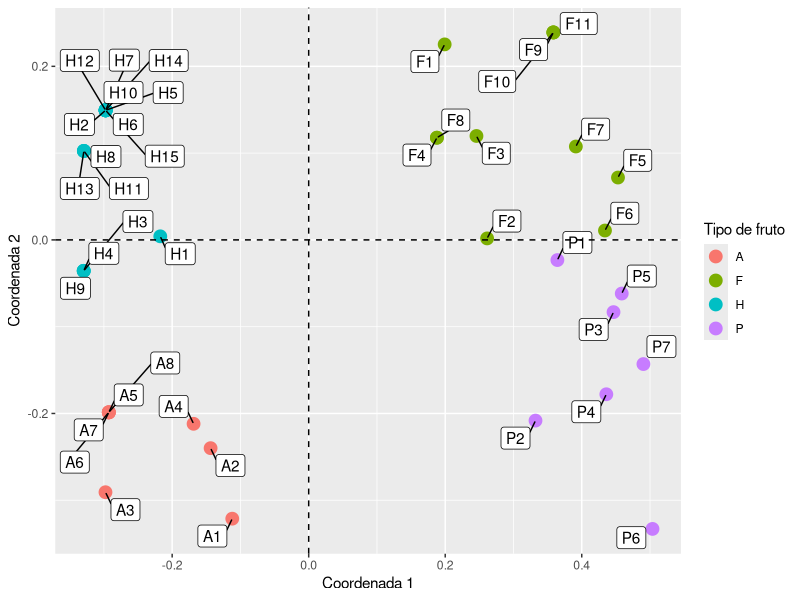
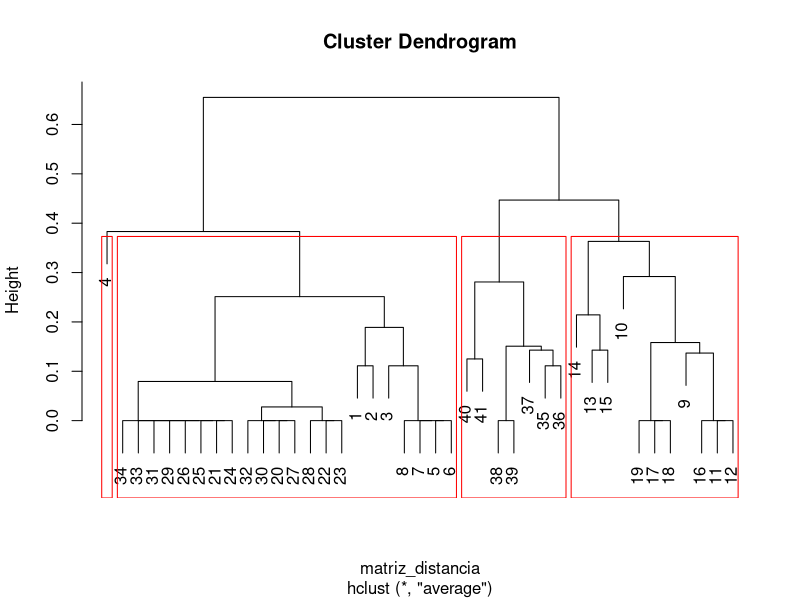
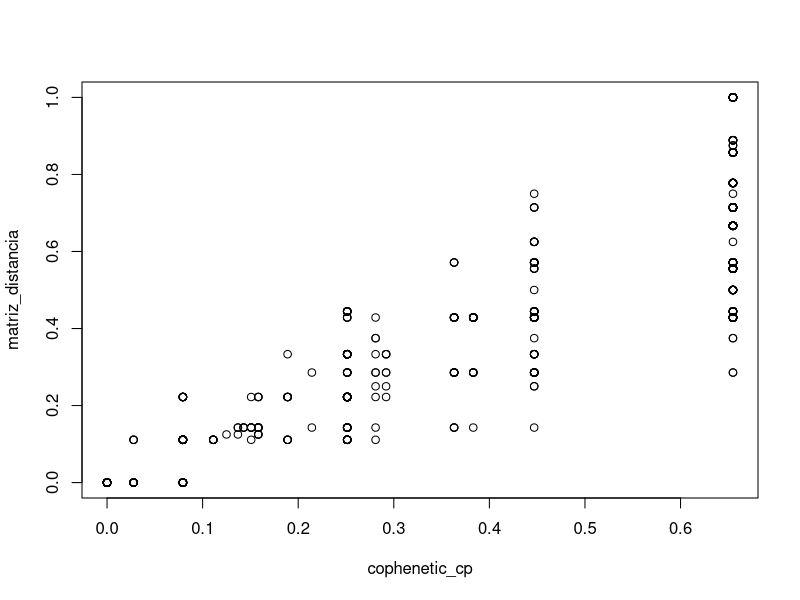

The R source for these figures, in order:
## ---- chunk 1
knitr::opts_chunk$set(
  echo = TRUE, message = FALSE, warning = FALSE, fig.align = "center"
)
## ---- chunk 2
library(cluster)
library(ggrepel)
library(kableExtra)
library(tidyverse)
## ---- chunk 3
datos <- read_csv2(here::here("data", "raw", "CUALITATIVAS.csv"))
## ---- chunk 4
glimpse(datos)
## ---- chunk 5
sapply(datos, function(x) paste(round(mean(x == "-1") * 100, 2), "%")) %>%
  t() %>%
  as.data.frame() %>%
  kable(caption = "Tabla 1: Porcentaje de datos perdidos por variable") %>%
  kable_styling(font_size = 12) %>% 
  kable_classic_2() 
## ---- chunk 6
datos <- datos %>%
  mutate(
    CLADOSP = ifelse(CLADOSP == "-1", NA, CLADOSP),
    CMV = ifelse(CMV == "-1", NA, CMV)
  )
## ---- chunk 7
variedad1 <- datos[1, -1] %>% unlist() %>% unname()
variedad2 <- datos[2, -1] %>% unlist() %>% unname()
similaridad_1_2 <- mean(variedad1 == variedad2, na.rm = TRUE) * 100
## ---- chunk 8
variedad12 <- datos[12, -1] %>% unlist() %>% unname()
variedad13 <- datos[13, -1] %>% unlist() %>% unname()
similaridad_12_13 <- mean(variedad12 == variedad13, na.rm = TRUE) * 100
## ---- chunk 9
datos_fct <- datos %>%
  mutate_all(as.factor)
## ---- chunk 10
matriz_distancia <- daisy(datos_fct[-1], "gower")
matriz_similaridad <- 1 - matriz_distancia
## ---- chunk 11
matriz_similaridad[1] == (similaridad_1_2 / 100)
## ---- chunk 12
coordenadas_principales <- cmdscale(sqrt(matriz_distancia), eig = TRUE)
## ---- chunk 13
datos_cp <- as.data.frame(coordenadas_principales$points)
colnames(datos_cp) <- c("c1", "c2")
datos_cp$etiqueta <- datos$VARIEDAD
datos_cp$variedad <- substr(datos_cp$etiqueta, 1, 1)
## ---- chunk 14
ggplot(datos_cp) + 
  geom_point(aes(c1, c2, color = variedad), size = 4) + 
  geom_label_repel(aes(c1, c2, label = etiqueta), max.overlaps = 30) + 
  geom_vline(xintercept = 0, linetype = "dashed") + 
  geom_hline(yintercept = 0, linetype = "dashed") + 
  labs(
    x = "Coordenada 1",
    y = "Coordenada 2",
    color = "Tipo de fruto"
  )
## ---- chunk 15
datos %>%
  filter(VARIEDAD %in% c("A5", "A6", "A7", "A8")) %>%
  kable() %>% 
  kable_styling(font_size = 12) %>% 
  kable_classic_2() 
## ---- chunk 16
cualitativas_cp = hclust(matriz_distancia, method = "average")
plot(cualitativas_cp)
rect.hclust(cualitativas_cp, k = 4, border = "red")
## ---- chunk 17
cophenetic_cp = cophenetic(cualitativas_cp)
cor(cophenetic_cp, matriz_distancia)
plot(cophenetic_cp, matriz_distancia)
## ---- chunk 18
cor(cophenetic_cp, dist(coordenadas_principales$points))
